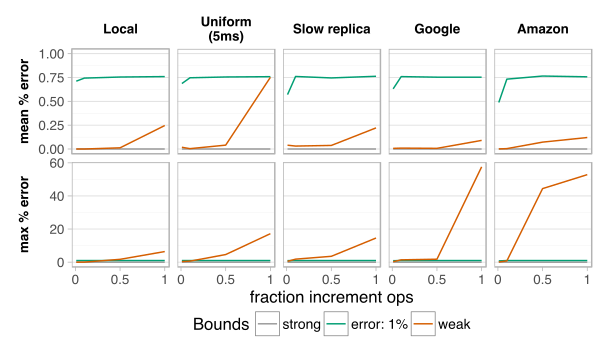

R code for this plot:
#!/usr/bin/env Rscript
source('common.r')

d <- data.or.csv(
  csv = 'data/counter_err.csv',
  gen = function()
  subset(
    data.ipa.rawmix(where = "datatype='counter' and ipa_duration=60 and ipa_version = 'v6.1'"),
    select = c('load', 'honeycomb_mode', 'ipa_bound', 'bound', 
      'mix', 'mix_incr', 'mix_read',
      'ipa_consistency', 'lease', 'condition', 
      'read_lat_mean', 'read_lat_median', 'read_lat_p95', 
      'read_lat_p99', 'read_rate',
      'incr_lat_mean', 'incr_lat_median', 'incr_rate',
      'overall_latency_mean', 'read_strong_fraction', 'interval_mean',
      'interval_percent_mean', 'interval_percent_p99', 'interval_percent_max'
    )
  )
)

d$grp <- d$bound

####################
# Error Bound
####################
print(unique(d$ipa_bound))

d$tol <- factor.remap(d$ipa_bound, list(
  'consistency:strong'='st',
  'tolerance:0'='0%',
  'tolerance:0.01'='1%',
  'tolerance:0.05'='5%',
  'tolerance:0.1'='10%',
  'consistency:weakwrite'='wk'
))

print("after tol")

# d$mix_disp <- factor.remap(d$mix, list(
#   'default' = 'mixed',
#   'read_heavy' = 'read-heavy'
# ))

s <- subset(d,
  !is.na(condition)
  & honeycomb_mode != 'normal'
  & ipa_bound != 'consistency:weak'
  & grepl('cons|tol', ipa_bound)
  & grepl('Uniform|Slow|Google', condition)
)

s.c <- subset(s, mix=='default')
s.c$grp <- with(s.c, x(bound,lease))

# Effect of caching
# save(
#   ggplot(s.c, aes(
#       y = read_lat_mean,
#       x=tol, color='black', fill=grp, group=grp
#   ))+
#   geom_meanbar(position=position_dodge(width = 0.7))+
#   ylab('Mean latency (ms)')+
#   theme_mine()+
#   theme.bar(angle=0, hjust=0.5)+
#   facet_wrap(~condition, scales="free", ncol=6)+
#   # coord_cartesian(ylim=c(0,500))+
#   ipa.scales()
# , w=5, h=3.5)

##########################
# Interval & error width
##########################

d$mode <- factor.remap(d$honeycomb_mode, list(fast='Local', flat5='Uniform\n(5ms)', slowpoke_flat='Slow replica', google='Google', amazon='Amazon'))

s <- subset(d, ipa_bound != 'tolerance:0.1' & interval_percent_max < 101)
m <- melt.by(s, 'measure', '^interval_percent_(mean|max)')
m$measure <- factor.remap(m$measure, list(mean='mean % error', max='max % error'))

save(ggplot(
  m, aes(
  x=num(mix_incr), color=grp, fill=grp, group=grp,
  y = value
))+
  xlab('fraction increment ops')+
  stat_summary(geom='line', fun.y=mean)+
  facet_grid(measure~mode, scales="free", switch="y")+
  scale_x_continuous(breaks=c(0,0.5,1), labels=c('0','0.5','1'))+
  theme_mine()+
  expand_limits(y=1)+
  theme(axis.title.y=element_blank())+
  ipa.scales(guide=guide_legend())+
  legend.bottom()
, 'counter_err', w=6, h=3.5)
